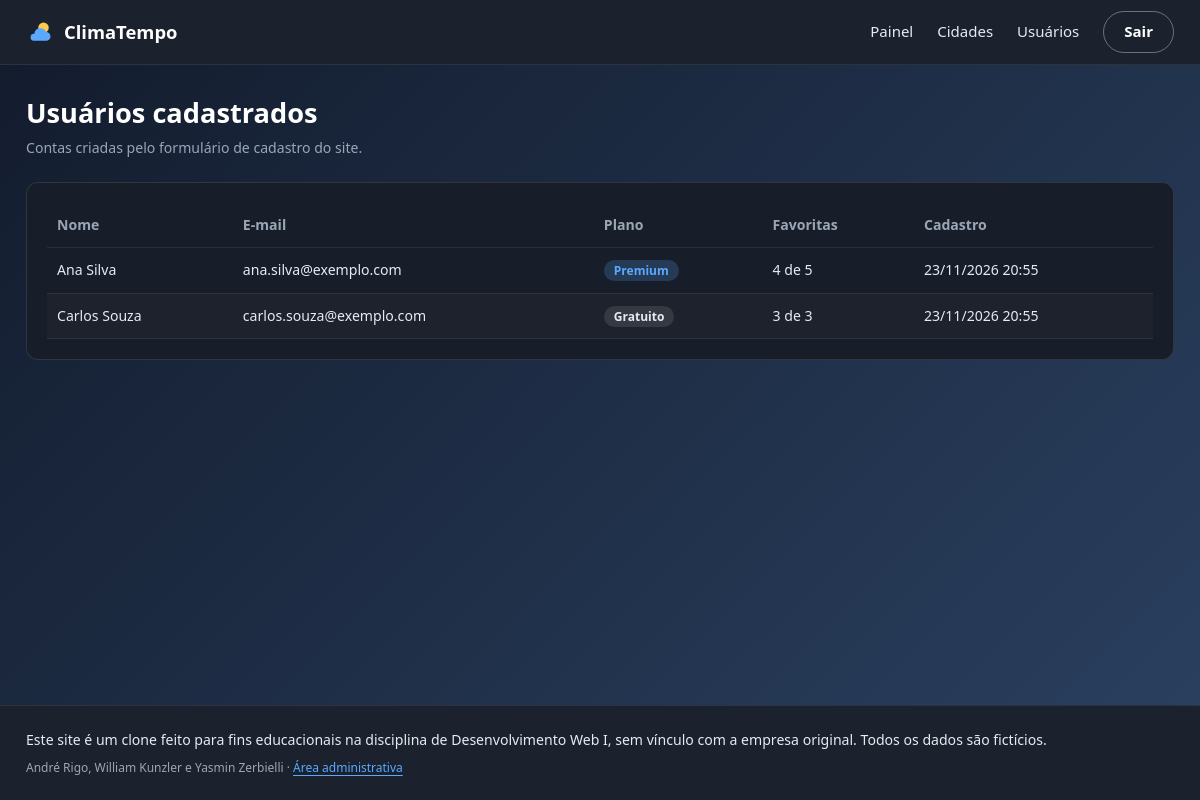
Screenshot of /admin/usuarios.php (signed in) with the database file from the repository.
### tables this page shows
CREATE TABLE usuarios (
    id INT AUTO_INCREMENT PRIMARY KEY,
    nome VARCHAR(100) NOT NULL,
    email VARCHAR(150) NOT NULL UNIQUE,
    senha VARCHAR(255) NOT NULL,
    plano ENUM('gratuito', 'premium') NOT NULL DEFAULT 'gratuito',
    criado_em DATETIME NOT NULL DEFAULT CURRENT_TIMESTAMP
);

### includes/conexao.php (called while the page is built)
<?php
function conexao()
{
    static $pdo = null;
    if ($pdo == null) {
        try {
            $pdo = new PDO('mysql:host=' . DB_HOST . ';dbname=' . DB_NOME . ';charset=utf8mb4', DB_USUARIO, DB_SENHA);
            $pdo->setAttribute(PDO::ATTR_ERRMODE, PDO::ERRMODE_EXCEPTION);
            $pdo->setAttribute(PDO::ATTR_DEFAULT_FETCH_MODE, PDO::FETCH_ASSOC);
        } catch (PDOException $erro) {
            die('Erro ao conectar com o banco de dados.');
        }
    }
    return $pdo;
}

### includes/dados.php (called while the page is built, shortened)
<?php
function listarUsuarios()
{
    $sql = conexao()->query('SELECT usuarios.*, COUNT(favoritas.cidade_id) AS total_favoritas
        FROM usuarios
        LEFT JOIN favoritas ON favoritas.usuario_id = usuarios.id
        GROUP BY usuarios.id
        ORDER BY usuarios.criado_em DESC');
    return $sql->fetchAll();
}

### includes/funcoes.php (called while the page is built, shortened)
<?php
function e($texto)
{
    return htmlspecialchars((string) $texto, ENT_QUOTES, 'UTF-8');
}
function nomePlano($plano)
{
    if ($plano == 'premium') {
        return 'Premium';
    }
    return 'Gratuito';
}

### includes/regras.php (called while the page is built, shortened)
<?php
function limiteFavoritas($plano)
{
    if ($plano == 'premium') {
        return 5;
    }
    return 3;
}

### public/admin/usuarios.php (the view, shortened to what this page needs)
<?php
$usuarios = listarUsuarios();
require __DIR__ . '/../../includes/header.php';
?>
    <main class="container admin">
        <h1>Usuários cadastrados</h1>
        <p class="texto-auxiliar admin-subtitulo">Contas criadas pelo formulário de cadastro do site.</p>
        <section class="admin-painel">
            <div class="tabela-rolagem">
                <table class="admin-tabela">
                    <thead>
                        <tr>
                            <th scope="col">Nome</th>
                            <th scope="col">E-mail</th>
                            <th scope="col">Plano</th>
                            <th scope="col">Favoritas</th>
                            <th scope="col">Cadastro</th>
                        </tr>
                    </thead>
                    <tbody>
                        <?php foreach ($usuarios as $usuario): ?>
                            <tr>
                                <td><?= e($usuario['nome']) ?></td>
                                <td><?= e($usuario['email']) ?></td>
                                <td><span class="selo selo-<?= $usuario['plano'] ?>"><?= nomePlano($usuario['plano']) ?></span></td>
                                <td><?= $usuario['total_favoritas'] ?> de <?= limiteFavoritas($usuario['plano']) ?></td>
                                <td><?= date('d/m/Y H:i', strtotime($usuario['criado_em'])) ?></td>
                            </tr>
                        <?php endforeach; ?>
                    </tbody>
                </table>
            </div>
        </section>
    </main>
<?php require __DIR__ . '/../../includes/footer.php'; ?>

### public/assets/css/style.css (style rules this page uses)
:root { --cor-fundo-inicial: #121B2C; --cor-fundo-final: #2B4161; --cor-superficie-elevada: #1B222E; --cor-superficie-card: #181E29; --gradiente-fundo: linear-gradient(135deg, var(--cor-fundo-inicial), var(--cor-fundo-final)); --cor-texto-principal: #E6EBF2; --cor-texto-destaque: #FFFFFF; --cor-texto-secundario: #9AA6B6; --cor-erro: #F28B82; --cor-destaque: #5AA9FF; --cor-precipitacao: #2F7FD8; --cor-temperatura: #F39C33; --cor-sensacao-termica: #8E7CF0; --cor-qualidade-ar: #2ECC71; --fonte-base: "Segoe UI", system-ui, sans-serif; --peso-light: 300; --peso-regular: 400; --peso-semibold: 600; --peso-bold: 700; --fs-temperatura: 5rem; --fs-metricas: 1.8rem; --fs-titulo-cidade: 1.7rem; --fs-condicao: 1.25rem; --fs-titulo-secao: 1.15rem; --fs-marca: 1.15rem; --fs-descricao: 1.019rem; --fs-corpo: 0.9375rem; --fs-auxiliar-lg: 0.881rem; --fs-auxiliar-sm: 0.75rem; --lh-temperatura: 1; --lh-compacta: 1.2; --lh-padrao: 1.45; }
*, *::before, *::after { margin: 0; padding: 0; box-sizing: border-box; }
body { min-height: 100vh; display: flex; flex-direction: column; font-family: var(--fonte-base); font-size: var(--fs-corpo); font-weight: var(--peso-regular); line-height: var(--lh-padrao); color: var(--cor-texto-principal); background: var(--cor-fundo-inicial) var(--gradiente-fundo) fixed; }
h1, h2, h3 { color: var(--cor-texto-destaque); font-weight: var(--peso-semibold); line-height: var(--lh-compacta); }
h1 { font-size: var(--fs-titulo-cidade); }
.texto-auxiliar { font-size: var(--fs-auxiliar-lg); font-weight: var(--peso-regular); line-height: var(--lh-padrao); color: var(--cor-texto-secundario); }
.container { width: 100%; max-width: 1180px; margin: 0 auto; padding: 0 16px; }
main { flex: 1; width: 100%; margin-bottom: 40px; }

### public/assets/css/admin.css (style rules this page uses)
.admin { padding-top: 32px; padding-bottom: 40px; }
.admin-subtitulo { margin: 8px 0 24px; }
.admin-painel { padding: 20px; border: 1px solid rgba(255, 255, 255, 0.1); border-radius: 12px; background: var(--cor-superficie-card); }
.tabela-rolagem { overflow-x: auto; }
.admin-tabela { width: 100%; border-collapse: collapse; font-size: var(--fs-auxiliar-lg); }
.admin-tabela th, .admin-tabela td { padding: 12px 10px; border-bottom: 1px solid rgba(255, 255, 255, 0.08); text-align: left; vertical-align: middle; }
.admin-tabela th { color: var(--cor-texto-secundario); font-weight: var(--peso-semibold); }
.admin-tabela tbody tr { transition: background 0.2s; }
.admin-tabela tbody tr:nth-child(even) { background: rgba(255, 255, 255, 0.02); }
.selo { padding: 2px 10px; border-radius: 999px; font-size: var(--fs-auxiliar-sm); font-weight: var(--peso-semibold); }
.selo-premium { background: rgba(90, 169, 255, 0.2); color: var(--cor-destaque); }
.selo-gratuito { background: rgba(255, 255, 255, 0.1); }

### rows the page displays
usuarios: nome "Ana Silva", email "ana.silva@exemplo.com", plano "Premium", total_favoritas "4", plano "5", criado_em "23/11/2026 20:55"
usuarios: nome "Carlos Souza", email "carlos.souza@exemplo.com", plano "Gratuito", total_favoritas "3", plano "3", criado_em "23/11/2026 20:55"
